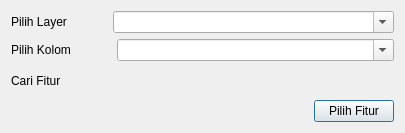
<?xml version="1.0" encoding="UTF-8"?>
<ui version="4.0">
 <class>PencarianAtribut</class>
 <widget class="QDialog" name="PencarianAtribut">
  <property name="windowModality">
   <enum>Qt::NonModal</enum>
  </property>
  <property name="geometry">
   <rect>
    <x>0</x>
    <y>0</y>
    <width>405</width>
    <height>133</height>
   </rect>
  </property>
  <property name="sizePolicy">
   <sizepolicy hsizetype="Preferred" vsizetype="Preferred">
    <horstretch>0</horstretch>
    <verstretch>0</verstretch>
   </sizepolicy>
  </property>
  <property name="windowTitle">
   <string>Pencarian Atribut</string>
  </property>
  <property name="sizeGripEnabled">
   <bool>false</bool>
  </property>
  <layout class="QGridLayout" name="gridLayout">
   <property name="sizeConstraint">
    <enum>QLayout::SetMinimumSize</enum>
   </property>
   <item row="0" column="0">
    <layout class="QVBoxLayout" name="verticalLayout_2">
     <item>
      <layout class="QVBoxLayout" name="verticalLayout">
       <property name="sizeConstraint">
        <enum>QLayout::SetMinimumSize</enum>
       </property>
       <item>
        <layout class="QHBoxLayout" name="horizontalLayout">
         <item>
          <widget class="QLabel" name="label_9">
           <property name="sizePolicy">
            <sizepolicy hsizetype="Maximum" vsizetype="Preferred">
             <horstretch>0</horstretch>
             <verstretch>0</verstretch>
            </sizepolicy>
           </property>
           <property name="text">
            <string>Pilih Layer</string>
           </property>
          </widget>
         </item>
         <item>
          <spacer name="horizontalSpacer">
           <property name="orientation">
            <enum>Qt::Horizontal</enum>
           </property>
           <property name="sizeType">
            <enum>QSizePolicy::Preferred</enum>
           </property>
           <property name="sizeHint" stdset="0">
            <size>
             <width>40</width>
             <height>20</height>
            </size>
           </property>
          </spacer>
         </item>
         <item>
          <widget class="QgsMapLayerComboBox" name="layerAsal">
           <property name="editable">
            <bool>true</bool>
           </property>
           <property name="showCrs">
            <bool>true</bool>
           </property>
          </widget>
         </item>
        </layout>
       </item>
       <item>
        <layout class="QHBoxLayout" name="horizontalLayout_5">
         <item>
          <widget class="QLabel" name="label_10">
           <property name="sizePolicy">
            <sizepolicy hsizetype="Maximum" vsizetype="Preferred">
             <horstretch>0</horstretch>
             <verstretch>0</verstretch>
            </sizepolicy>
           </property>
           <property name="text">
            <string>Pilih Kolom</string>
           </property>
          </widget>
         </item>
         <item>
          <spacer name="horizontalSpacer_4">
           <property name="orientation">
            <enum>Qt::Horizontal</enum>
           </property>
           <property name="sizeType">
            <enum>QSizePolicy::Preferred</enum>
           </property>
           <property name="sizeHint" stdset="0">
            <size>
             <width>40</width>
             <height>20</height>
            </size>
           </property>
          </spacer>
         </item>
         <item>
          <widget class="QgsFieldComboBox" name="kolomLayer">
           <property name="editable">
            <bool>true</bool>
           </property>
          </widget>
         </item>
        </layout>
       </item>
       <item>
        <layout class="QHBoxLayout" name="horizontalLayout_2">
         <item>
          <widget class="QLabel" name="label_11">
           <property name="sizePolicy">
            <sizepolicy hsizetype="Maximum" vsizetype="Preferred">
             <horstretch>0</horstretch>
             <verstretch>0</verstretch>
            </sizepolicy>
           </property>
           <property name="text">
            <string>Cari Fitur</string>
           </property>
          </widget>
         </item>
         <item>
          <spacer name="horizontalSpacer_5">
           <property name="orientation">
            <enum>Qt::Horizontal</enum>
           </property>
           <property name="sizeType">
            <enum>QSizePolicy::Preferred</enum>
           </property>
           <property name="sizeHint" stdset="0">
            <size>
             <width>40</width>
             <height>20</height>
            </size>
           </property>
          </spacer>
         </item>
         <item>
          <widget class="QgsFeaturePickerWidget" name="cariFitur">
           <property name="contextMenuPolicy">
            <enum>Qt::DefaultContextMenu</enum>
           </property>
          </widget>
         </item>
        </layout>
       </item>
      </layout>
     </item>
     <item>
      <layout class="QHBoxLayout" name="horizontalLayout_3">
       <item>
        <spacer name="horizontalSpacer_2">
         <property name="orientation">
          <enum>Qt::Horizontal</enum>
         </property>
         <property name="sizeHint" stdset="0">
          <size>
           <width>40</width>
           <height>20</height>
          </size>
         </property>
        </spacer>
       </item>
       <item>
        <widget class="QPushButton" name="pilihFitur">
         <property name="text">
          <string>Pilih Fitur</string>
         </property>
        </widget>
       </item>
      </layout>
     </item>
    </layout>
   </item>
  </layout>
 </widget>
 <customwidgets>
  <customwidget>
   <class>QgsFeaturePickerWidget</class>
   <extends>QWidget</extends>
   <header>qgsfeaturepickerwidget.h</header>
  </customwidget>
  <customwidget>
   <class>QgsFieldComboBox</class>
   <extends>QComboBox</extends>
   <header>qgsfieldcombobox.h</header>
  </customwidget>
  <customwidget>
   <class>QgsMapLayerComboBox</class>
   <extends>QComboBox</extends>
   <header>qgsmaplayercombobox.h</header>
  </customwidget>
 </customwidgets>
 <resources/>
 <connections/>
</ui>
